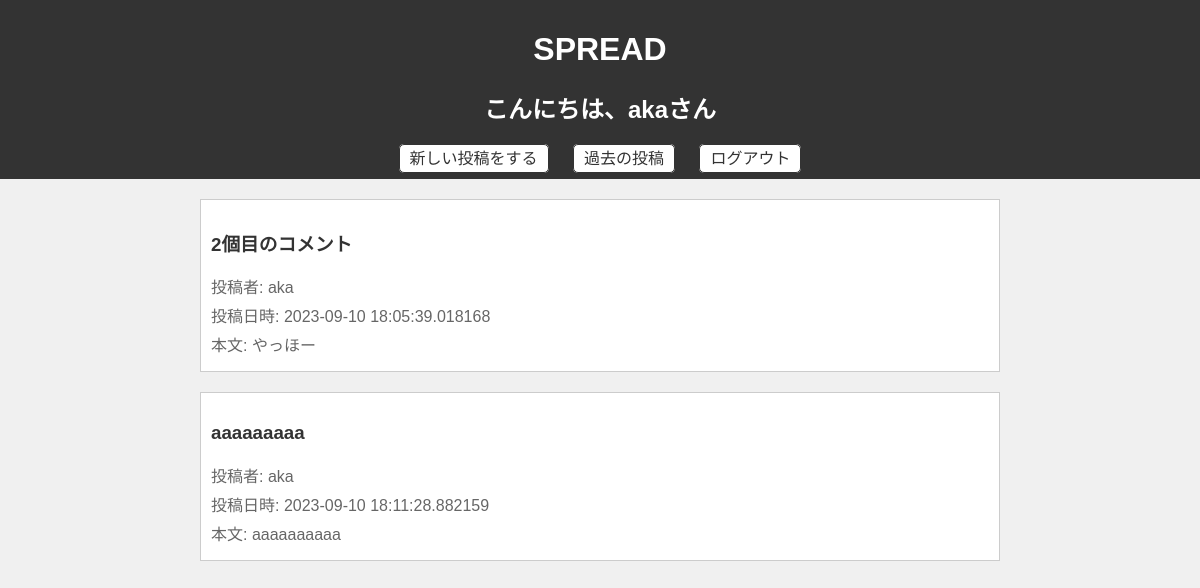
Before: /index (signed in) with the older database file.
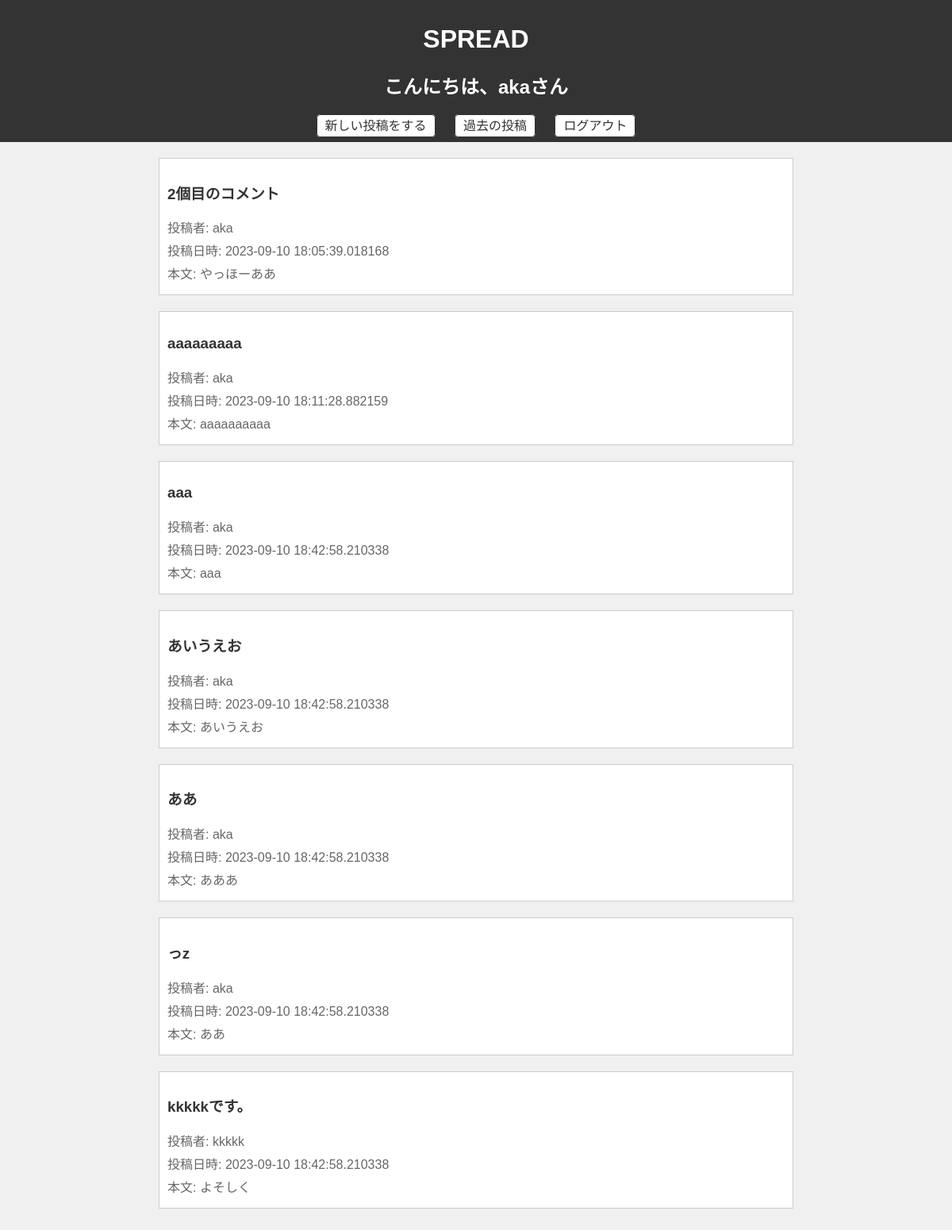
After: the same page with the newer database file.
### app.py (models this page shows)
class User(UserMixin, db.Model):
    id = db.Column(db.Integer, primary_key=True)
    username = db.Column(db.String(30), unique=True)
    password = db.Column(db.String(12))

class Post(db.Model):
    __tablename__ = 'post'
    id = db.Column(db.Integer, primary_key=True)
    username = db.Column(db.String(30), nullable=False)
    title = db.Column(db.String(50), nullable=False)
    body = db.Column(db.String(300), nullable=False)
    created_at = db.Column(db.DateTime, nullable=False, default=datetime.now(pytz.timezone('Asia/Tokyo')))

### app.py (the view)
@app.route('/index', methods=['GET', 'POST'])
@login_required
def index():
    if request.method == 'GET':
        posts = Post.query.all()
        username = current_user.username
        return render_template('index.html', posts=posts, username=username)

### app.py (called while the page is built)
@login_manager.user_loader
def load_user(user_id):
    return User.query.get(int(user_id))

### templates/index.html
{% extends "base.html" %}
{% block style %}
<link rel="stylesheet" href="{{ url_for('static', filename='css/get.css') }}">
{% endblock %}
{% block content %}
<header>
    <h1>SPREAD</h1>
    <h2>こんにちは、{{username}}さん</h2>
    <nav>
        <a href="/create">新しい投稿をする</a>
        <a href="/mypage">過去の投稿</a>
        <a href="/logout">ログアウト</a>
    </nav>
</header>
<div class="container">
    {% for post in posts %}
    <article>
        <h3>{{ post.title }}</h3>
        <p>投稿者: {{ post.username }}</p>
        <p>投稿日時: {{ post.created_at }}</p>
        <p>本文: {{ post.body }}</p>
    </article>
    {% endfor %}
</div>
{% endblock %}

### templates/base.html (shortened to what this page needs)
<!DOCTYPE html>
<html lang="ja">
<head>
    {% block style %}
    {% endblock %}
</head>
<body>
   {% block content %}
   {% endblock %}
</body>
</html>

### static/css/get.css (style rules this page uses)
body { font-family: Arial, sans-serif; background-color: #f0f0f0; margin: 0; padding: 0; }
header { background-color: #333; color: #fff; padding: 10px; text-align: center; }
nav { text-align: center; margin-top: 20px; }
nav a { color: #333; text-decoration: none; margin: 10px; padding: 5px 10px; border: 1px solid #333; border-radius: 5px; background-color: #fff; }
.container { max-width: 800px; margin: 0 auto; padding: 20px; }
article { background-color: #fff; border: 1px solid #ccc; padding: 10px; margin-bottom: 20px; }
article h3 { color: #333; }
article p { color: #666; margin: 5px 0; }

Changed rows visible on the page:
changed Post "2個目のコメント": body "やっほー" → "やっほーああ"
added Post: title "aaa", username "aka", created_at "2023-09-10 18:42:58.210338", body "aaa"
added Post: title "あいうえお", username "aka", created_at "2023-09-10 18:42:58.210338", body "あいうえお"
added Post: title "ああ", username "aka", created_at "2023-09-10 18:42:58.210338", body "あああ"
added Post: title "っz", username "aka", created_at "2023-09-10 18:42:58.210338", body "ああ"
added Post: title "kkkkkです。", username "kkkkk", created_at "2023-09-10 18:42:58.210338", body "よそしく"
